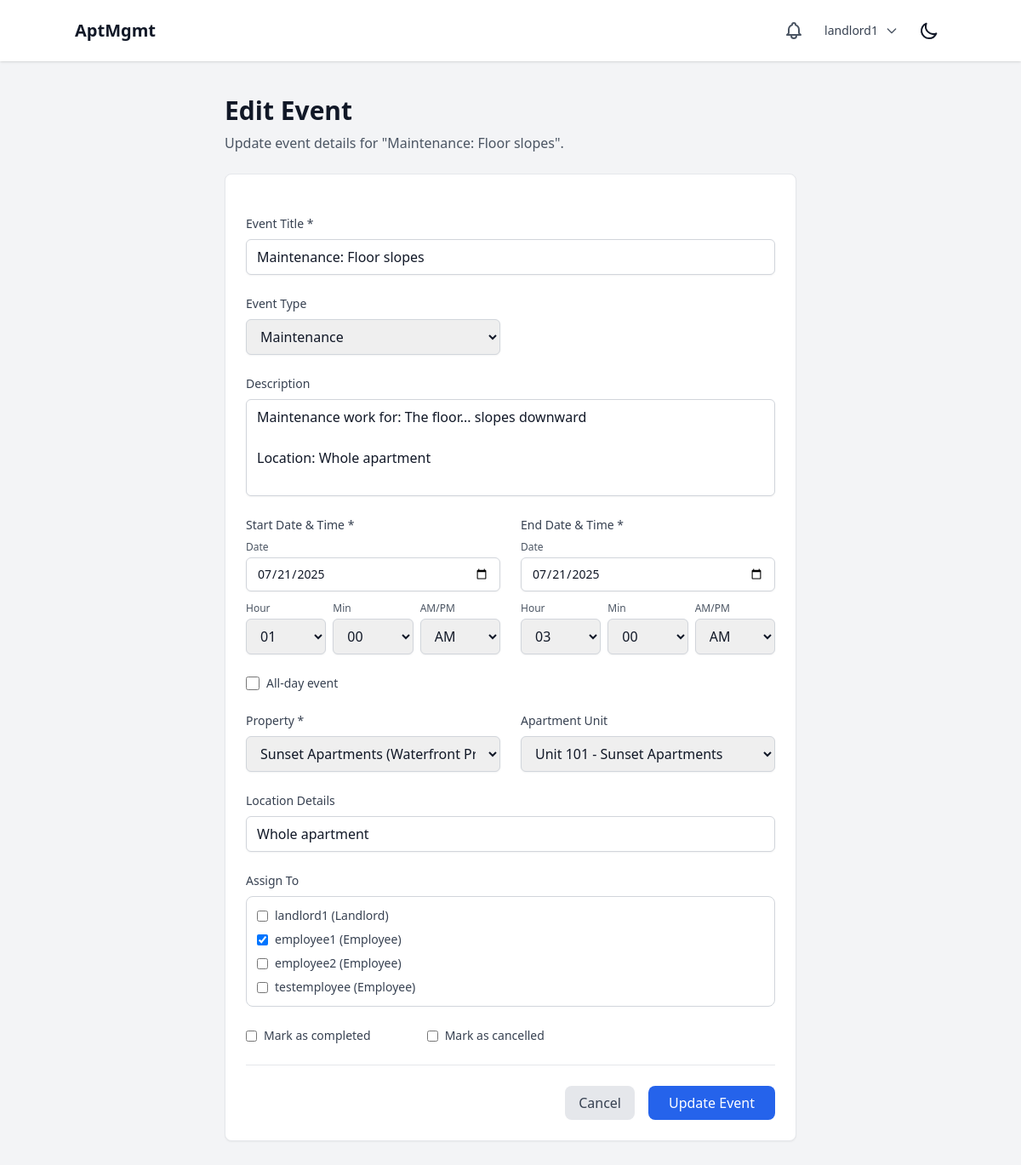
The app's page /calendar/event/15/edit/ (signed in) with its own data.
### users/models.py (models this page shows, shortened)
class User(AbstractUser):
    class Role(models.TextChoices):
        SUPERUSER = "SUPERUSER", "Superuser"
        LANDLORD = "LANDLORD", "Landlord"
        EMPLOYEE = "EMPLOYEE", "Employee"
        TENANT = "TENANT", "Tenant"
    role = models.CharField(max_length=50, choices=Role.choices)
    company = models.ForeignKey(Company, on_delete=models.CASCADE, related_name="users", null=True, blank=True)
    property = models.ForeignKey(Property, on_delete=models.SET_NULL, related_name="users", null=True, blank=True)
    apartment_unit = models.ForeignKey('properties.ApartmentUnit', on_delete=models.SET_NULL, null=True, blank=True, related_name="tenant")
    assigned_properties = models.ManyToManyField(
        Property,
        related_name="assigned_employees",
        blank=True,
        help_text="Properties this employee has access to (for employees only)"
    )
    phone_number = models.CharField(max_length=20, blank=True, null=True)
    emergency_contact_name = models.CharField(max_length=100, blank=True, null=True)
    emergency_contact_phone = models.CharField(max_length=20, blank=True, null=True)
    emergency_contact_relationship = models.CharField(max_length=50, blank=True, null=True)
    def __str__(self):
        return f"{self.username} ({self.get_role_display()})"

### events/models.py (models this page shows, shortened)
class CalendarEvent(models.Model):
    class EventType(models.TextChoices):
        MAINTENANCE = "MAINTENANCE", "Maintenance"
        MEETING = "MEETING", "Meeting"
        INSPECTION = "INSPECTION", "Inspection"
        WORK_SCHEDULE = "WORK_SCHEDULE", "Work Schedule"
        LEASE_SIGNING = "LEASE_SIGNING", "Lease Signing"
        PROPERTY_SHOWING = "PROPERTY_SHOWING", "Property Showing"
        GENERAL = "GENERAL", "General"
    class Priority(models.TextChoices):
        LOW = "LOW", "Low"
        MEDIUM = "MEDIUM", "Medium"
        HIGH = "HIGH", "High"
        URGENT = "URGENT", "Urgent"
    title = models.CharField(max_length=200)
    description = models.TextField(blank=True)
    event_type = models.CharField(max_length=20, choices=EventType.choices, default=EventType.GENERAL)
    priority = models.CharField(max_length=10, choices=Priority.choices, default=Priority.MEDIUM)
    start_datetime = models.DateTimeField()
    end_datetime = models.DateTimeField()
    is_all_day = models.BooleanField(default=False)
    property = models.ForeignKey(Property, on_delete=models.CASCADE, related_name="events")
    apartment_unit = models.ForeignKey(ApartmentUnit, on_delete=models.CASCADE, related_name="events", null=True, blank=True)
    location_details = models.CharField(max_length=200, blank=True)
    created_by = models.ForeignKey(settings.AUTH_USER_MODEL, on_delete=models.CASCADE, related_name="created_events")
    assigned_to = models.ManyToManyField(settings.AUTH_USER_MODEL, blank=True, related_name="assigned_events")
    maintenance_request = models.ForeignKey(MaintenanceRequest, on_delete=models.CASCADE, null=True, blank=True, related_name="calendar_events")
    is_completed = models.BooleanField(default=False)
    is_cancelled = models.BooleanField(default=False)
    is_private = models.BooleanField(default=False)  # Private to creator only
    created_at = models.DateTimeField(auto_now_add=True)
    updated_at = models.DateTimeField(auto_now=True)
    class Meta:
        ordering = ['start_datetime']

### events/views.py (the view)
# urls.py: path('event/<int:event_id>/edit/', views.edit_event, name='edit_event'),
@login_required
def edit_event(request, event_id):
    event = get_object_or_404(CalendarEvent, id=event_id)
    if not can_user_edit_event(request.user, event):
        return HttpResponseForbidden("You don't have permission to edit this event.")
    if request.method == 'POST':
        form = CalendarEventForm(request.POST, instance=event, user=request.user)
        if form.is_valid():
            form.save()
            messages.success(request, 'Event updated successfully.')
            return redirect('events:event_detail', event_id=event.id)
    else:
        form = CalendarEventForm(instance=event, user=request.user)
    return render(request, 'events/edit_event.html', {
        'form': form,
        'event': event
    })

### events/templates/events/edit_event.html (shortened to what this page needs)
{% extends 'base.html' %}
{% load form_tags %}
{% block content %}
<div class="container mx-auto px-4 py-6">
    <div class="max-w-2xl mx-auto">
        <div class="mb-6">
            <h1 class="text-3xl font-bold text-gray-900 dark:text-white">Edit Event</h1>
            <p class="mt-2 text-gray-600 dark:text-gray-400">Update event details for "{{ event.title }}".</p>
        </div>
        <div class="bg-white dark:bg-gray-800 rounded-lg shadow-sm border border-gray-200 dark:border-gray-700">
            <form method="post" class="p-6 space-y-6">
                <div class="grid grid-cols-1 md:grid-cols-2 gap-6">
                    <div class="md:col-span-2">
                        <label for="{{ form.title.id_for_label }}" class="block text-sm font-medium text-gray-700 dark:text-gray-300 mb-2">
                            Event Title *
                        </label>
                        {{ form.title|add_form_control }}
                    </div>
                    <div>
                        <label for="{{ form.event_type.id_for_label }}" class="block text-sm font-medium text-gray-700 dark:text-gray-300 mb-2">
                            Event Type
                        </label>
                        {{ form.event_type|add_form_control }}
                    </div>
                </div>
                <div>
                    <label for="{{ form.description.id_for_label }}" class="block text-sm font-medium text-gray-700 dark:text-gray-300 mb-2">
                        Description
                    </label>
                    {{ form.description|add_form_control }}
                </div>
                <div class="grid grid-cols-1 md:grid-cols-2 gap-6">
                    <div>
                        <label class="block text-sm font-medium text-gray-700 dark:text-gray-300 mb-2">
                            Start Date & Time *
                        </label>
                        <div class="space-y-3">
                            <div>
                                <label for="{{ form.start_date.id_for_label }}" class="block text-xs text-gray-600 dark:text-gray-400 mb-1">Date</label>
                                {{ form.start_date|add_form_control }}
                            </div>
                            <div class="grid grid-cols-3 gap-2" id="start-time-inputs">
                                <div>
                                    <label for="{{ form.start_hour.id_for_label }}" class="block text-xs text-gray-600 dark:text-gray-400 mb-1">Hour</label>
                                    {{ form.start_hour|add_form_control }}
                                </div>
                                <div>
                                    <label for="{{ form.start_minute.id_for_label }}" class="block text-xs text-gray-600 dark:text-gray-400 mb-1">Min</label>
                                    {{ form.start_minute|add_form_control }}
                                </div>
                                <div>
                                    <label for="{{ form.start_ampm.id_for_label }}" class="block text-xs text-gray-600 dark:text-gray-400 mb-1">AM/PM</label>
                                    {{ form.start_ampm|add_form_control }}
                                </div>
                            </div>
                        </div>
                    </div>
                    <div>
                        <label class="block text-sm font-medium text-gray-700 dark:text-gray-300 mb-2">
                            End Date & Time *
                        </label>
                        <div class="space-y-3">
                            <div>
                                <label for="{{ form.end_date.id_for_label }}" class="block text-xs text-gray-600 dark:text-gray-400 mb-1">Date</label>
                                {{ form.end_date|add_form_control }}
                            </div>
                            <div class="grid grid-cols-3 gap-2" id="end-time-inputs">
                                <div>
                                    <label for="{{ form.end_hour.id_for_label }}" class="block text-xs text-gray-600 dark:text-gray-400 mb-1">Hour</label>
                                    {{ form.end_hour|add_form_control }}
                                </div>
                                <div>
                                    <label for="{{ form.end_minute.id_for_label }}" class="block text-xs text-gray-600 dark:text-gray-400 mb-1">Min</label>
                                    {{ form.end_minute|add_form_control }}
                                </div>
                                <div>
                                    <label for="{{ form.end_ampm.id_for_label }}" class="block text-xs text-gray-600 dark:text-gray-400 mb-1">AM/PM</label>
                                    {{ form.end_ampm|add_form_control }}
                                </div>
                            </div>
                        </div>
                    </div>
                </div>
                <div class="flex items-center">
                    {{ form.is_all_day|add_checkbox_class }}
                    <label for="{{ form.is_all_day.id_for_label }}" class="ml-2 text-sm font-medium text-gray-700 dark:text-gray-300">
                        All-day event
                    </label>
                </div>
                <div class="grid grid-cols-1 md:grid-cols-2 gap-6">
                    <div>
                        <label for="{{ form.property.id_for_label }}" class="block text-sm font-medium text-gray-700 dark:text-gray-300 mb-2">
                            Property *
                        </label>
                        {{ form.property|add_form_control }}
                    </div>
                    <div>
                        <label for="{{ form.apartment_unit.id_for_label }}" class="block text-sm font-medium text-gray-700 dark:text-gray-300 mb-2">
                            Apartment Unit
                        </label>
                        {{ form.apartment_unit|add_form_control }}
                    </div>
                </div>
                <div>
                    <label for="{{ form.location_details.id_for_label }}" class="block text-sm font-medium text-gray-700 dark:text-gray-300 mb-2">
                        Location Details
                    </label>
                    {{ form.location_details|add_form_control }}
                </div>
                <div>
                    <label class="block text-sm font-medium text-gray-700 dark:text-gray-300 mb-2">
                        Assign To
                    </label>
                    <div class="space-y-2 max-h-40 overflow-y-auto border border-gray-300 dark:border-gray-600 rounded-lg p-3">
                        {% for checkbox in form.assigned_to %}
                        <div class="flex items-center">
                            {{ checkbox.tag }}
                            <label for="{{ checkbox.id_for_label }}" class="ml-2 text-sm text-gray-700 dark:text-gray-300">
                                {{ checkbox.choice_label }}
                            </label>
                        </div>
                        {% endfor %}
                    </div>
                </div>
                <div class="grid grid-cols-1 md:grid-cols-3 gap-4">
                    <div class="flex items-center">
                        <input type="checkbox" {% if event.is_completed %}checked{% endif %} name="is_completed" id="is_completed" class="form-checkbox">
                        <label for="is_completed" class="ml-2 text-sm font-medium text-gray-700 dark:text-gray-300">
                            Mark as completed
                        </label>
                    </div>
                    <div class="flex items-center">
                        <input type="checkbox" {% if event.is_cancelled %}checked{% endif %} name="is_cancelled" id="is_cancelled" class="form-checkbox">
                        <label for="is_cancelled" class="ml-2 text-sm font-medium text-gray-700 dark:text-gray-300">
                            Mark as cancelled
                        </label>
                    </div>
                </div>
                <div class="flex justify-end space-x-4 pt-6 border-t border-gray-200 dark:border-gray-700">
                    <a href="{% url 'events:event_detail' event.id %}"
                       class="px-4 py-2 bg-gray-200 dark:bg-gray-600 text-gray-700 dark:text-gray-300 font-medium rounded-lg hover:bg-gray-300 dark:hover:bg-gray-500 transition-colors duration-200">
                        Cancel
                    </a>
                    <button type="submit"
                            class="px-6 py-2 bg-blue-600 text-white font-medium rounded-lg hover:bg-blue-700 transition-colors duration-200">
                        Update Event
                    </button>
                </div>
            </form>
        </div>
    </div>
</div>
{% endblock %}

### core/templates/base.html (shortened to what this page needs)
{% load static %}
<!DOCTYPE html>
<html lang="en" x-data="{ darkMode: localStorage.getItem('darkMode') === 'true' }" x-init="$watch('darkMode', val => localStorage.setItem('darkMode', val))" :class="{ 'dark': darkMode }">
<head>
    <script src="https://cdn.tailwindcss.com"></script>
</head>
<body class="bg-gray-100 dark:bg-gray-900 text-gray-900 dark:text-gray-100">
    <header class="p-4 bg-white dark:bg-gray-800 shadow">
        <div class="container mx-auto flex justify-between items-center">
            {% if user.is_authenticated %}
                <a href="{% url 'core:dashboard_redirect' %}" class="text-xl font-bold hover:text-gray-600 dark:hover:text-gray-300 transition-colors duration-200">AptMgmt</a>
            {% else %}
                <h1 class="text-xl font-bold">AptMgmt</h1>
            {% endif %}
            <div class="flex items-center space-x-4">
                {% if user.is_authenticated %}
                    <div class="relative" x-data="{ open: false }">
                        <button @click="open = !open" class="relative p-2 text-gray-600 dark:text-gray-300 hover:text-gray-900 dark:hover:text-white focus:outline-none focus:ring-2 focus:ring-offset-2 focus:ring-blue-500">
                        </button>
                    </div>
                    <div class="relative" x-data="{ open: false }">
                        <button @click="open = !open" class="flex items-center space-x-2 text-sm rounded-full focus:outline-none focus:ring-2 focus:ring-offset-2 focus:ring-blue-500">
                            <span class="text-gray-700 dark:text-gray-300">{{ user.username }}</span>
                            <svg class="w-4 h-4 text-gray-600 dark:text-gray-300" fill="none" stroke="currentColor" viewBox="0 0 24 24">
                                <path stroke-linecap="round" stroke-linejoin="round" stroke-width="2" d="M19 9l-7 7-7-7"></path>
                            </svg>
                        </button>
                    </div>
                {% endif %}
                <button @click="darkMode = !darkMode" class="p-2 rounded-md focus:outline-none focus:ring-2 focus:ring-offset-2 focus:ring-offset-gray-800 focus:ring-white">
                    <svg x-show="!darkMode" class="w-6 h-6" fill="none" stroke="currentColor" viewBox="0 0 24 24" xmlns="http://www.w3.org/2000/svg"><path stroke-linecap="round" stroke-linejoin="round" stroke-width="2" d="M20.354 15.354A9 9 0 018.646 3.646 9.003 9.003 0 0012 21a9.003 9.003 0 008.354-5.646z"></path></svg>
                </button>
            </div>
        </div>
    </header>
    <main class="p-4" id="content">
        {% block content %}{% endblock %}
    </main>
</body>
</html>

### records on screen
User: username "landlord1"
CalendarEvent: title "Maintenance: Floor slopes", event_type "Maintenance", description "Maintenance work for: The floor... slopes downward Location: Whole apartment", property "Sunset Apartments (Waterfront Properties)", apartment_unit "Unit 101 - Sunset Apartments", location_details "Whole apartment"

### other values on screen
{{ checkbox.choice_label }} "landlord1 (Landlord)" "employee1 (Employee)" "employee2 (Employee)" "testemployee (Employee)"
